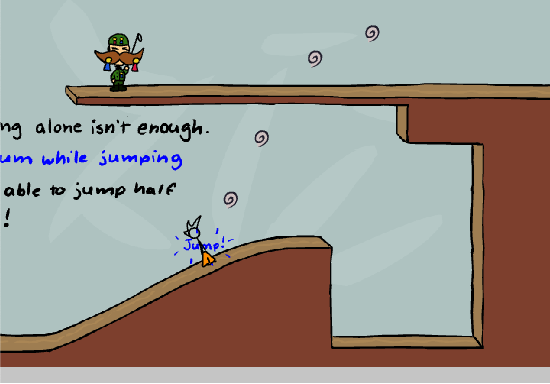
#> input picture test_images/test_image5.png, 550 x 384 px
$ python track_swirlies.py
#> lines starting #> are read from the running program, lines starting #| are printed output that depends on the picture
import cv2
import numpy as np
from scipy.optimize import linear_sum_assignment

def track_swirlies(observation, template, prev_swirlies, prev_swirlies_ids=None, next_id=0, print_to_terminal=False):
    """
    Tracks swirlies in the given observation using template matching.

    Args:
        observation (numpy.ndarray): The current frame of the game.
        template (numpy.ndarray): The template image of the swirly to match.
        prev_swirlies (list): List of positions of swirlies in the previous frame.
        prev_swirlies_ids (list): List of unique identifiers for swirlies in the previous frame.
        next_id (int): The next available unique identifier for a new swirly.
        print_to_terminal (bool): Flag to control printing to the terminal.

    Returns:
        num_swirlies (int): The num_swirlies based on the presence of swirlies.
        current_swirlies (list): List of positions of swirlies in the current frame.
        collected_swirlies (int): Number of swirlies collected.
        current_swirlies_ids (list): List of unique identifiers for swirlies in the current frame.
        next_id (int): The next available unique identifier for a new swirly.
    """
    if prev_swirlies_ids is None:
        prev_swirlies_ids = []

    # Ensure observation is a valid NumPy array
    observation = np.array(observation, dtype=np.uint8)

    # Convert the observation to grayscale if it's not already
    if len(observation.shape) == 3:
        observation_gray = cv2.cvtColor(observation, cv2.COLOR_BGR2GRAY)
    else:
        observation_gray = observation

    # Convert the template to grayscale
    gray_template = cv2.cvtColor(template, cv2.COLOR_BGR2GRAY)

    # Perform template matching
    result = cv2.matchTemplate(observation_gray, gray_template, cv2.TM_CCOEFF_NORMED)

    # Define a threshold for detecting the swirly
    threshold = 0.8

    # Find all locations where the match exceeds the threshold
    locations = np.where(result >= threshold)

    # Initialize num_swirlies and collected swirlies count
    num_swirlies = 0
    collected_swirlies = 0

    # Define the size of the box
    box_size = 7

    # Define the frame rectangle (e.g., 3% margin from each side)
    margin = 0.03
    frame_rect = (
        int(observation.shape[1] * margin),  # left
        int(observation.shape[0] * (margin + 0.02)),  # top
        int(observation.shape[1] * (1 - margin)),  # right
        int(observation.shape[0] * (1 - margin - 0.07))  # bottom
    )

    if print_to_terminal:
        # Draw the frame rectangle (for visualization)
        cv2.rectangle(observation, (frame_rect[0], frame_rect[1]), (frame_rect[2], frame_rect[3]), (255, 0, 0), 2)

    # Prepare bounding boxes and confidence scores for NMS
    boxes = []
    confidences = []

    for pt in zip(*locations[::-1]):
        box = [pt[0], pt[1], box_size, box_size]
        boxes.append(box)
        confidences.append(result[pt[1], pt[0]])

    # Convert to numpy arrays
    boxes = np.array(boxes)
    confidences = np.array(confidences)

    # Apply Non-Maximum Suppression (NMS)
    indices = cv2.dnn.NMSBoxes(boxes.tolist(), confidences.tolist(), score_threshold=threshold, nms_threshold=0.3)

    # Initialize list of current swirlies and their unique identifiers
    current_swirlies = []
    current_swirlies_ids = []

    # Check if any swirlies are on screen
    for i in indices:
        box = boxes[i]
        pt = (box[0], box[1])
        current_swirlies.append(pt)

    # Calculate collected swirlies using the Hungarian algorithm
    if prev_swirlies:
        cost_matrix = np.zeros((len(prev_swirlies), len(current_swirlies)))
        for i, prev_pt in enumerate(prev_swirlies):
            for j, curr_pt in enumerate(current_swirlies):
                cost_matrix[i, j] = np.linalg.norm(np.array(prev_pt) - np.array(curr_pt))

        row_ind, col_ind = linear_sum_assignment(cost_matrix)

        matched_prev_ids = set()
        matched_curr_ids = set()

        for i, j in zip(row_ind, col_ind):
            if cost_matrix[i, j] < box_size:
                current_swirlies_ids.append(prev_swirlies_ids[i])
                matched_prev_ids.add(i)
                matched_curr_ids.add(j)

        for i in range(len(prev_swirlies)):
            if i not in matched_prev_ids:
                # Check if the swirly was on screen and is now off screen or disappeared
                if frame_rect[0] <= prev_swirlies[i][0] <= frame_rect[2] and frame_rect[1] <= prev_swirlies[i][1] <= frame_rect[3]:
                    collected_swirlies += 1

        for j in range(len(current_swirlies)):
            if j not in matched_curr_ids:
                current_swirlies_ids.append(next_id)
                next_id += 1
    else:
        for pt in current_swirlies:
            current_swirlies_ids.append(next_id)
            next_id += 1

    # Draw rectangles and labels for visualization
    if print_to_terminal:
        for pt, swirly_id in zip(current_swirlies, current_swirlies_ids):
            cv2.rectangle(observation, pt, (pt[0] + box_size, pt[1] + box_size), (0, 255, 0), 2)
            cv2.putText(observation, str(swirly_id), (pt[0], pt[1] - 10), cv2.FONT_HERSHEY_SIMPLEX, 0.5, (0, 255, 0), 2)
            print(f"Swirly on screen at: {pt} with ID: {swirly_id}")

    num_swirlies = len(current_swirlies)  # Number of detected swirlies
    # Print the number of swirlies detected
    if print_to_terminal:
        print(f"Number of swirlies detected: {num_swirlies}")
        print(f"Number of swirlies collected: {collected_swirlies}")

        # Display the observation with detected swirlies (for visualization)
        cv2.imshow("Detected Swirlies", observation)
        cv2.waitKey(0)  # Wait indefinitely until a key is pressed
        cv2.destroyAllWindows()

    return num_swirlies, current_swirlies, collected_swirlies, current_swirlies_ids, next_id

# Example usage
if __name__ == "__main__":
    # Load example observations (frames) and template image
    observations = [
        cv2.imread("test_images/test_image5.png"),
        cv2.imread("test_images/test_image6.png")
    ]
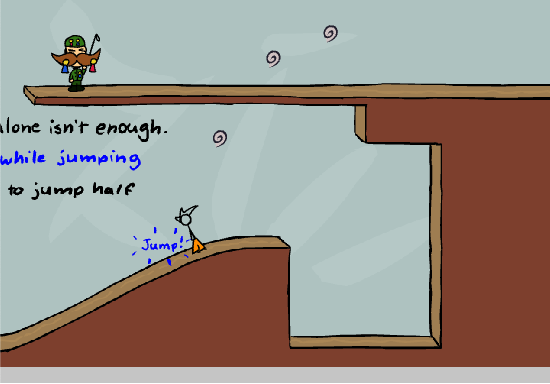
#> input picture test_images/test_image6.png, 550 x 384 px
    observations2 = [
        cv2.imread("test_images/test_image7.png"),
        cv2.imread("test_images/test_image8.png"),
        cv2.imread("test_images/test_image9.png"),
        cv2.imread("test_images/test_image10.png"),
        cv2.imread("test_images/test_image11.png")
    ]
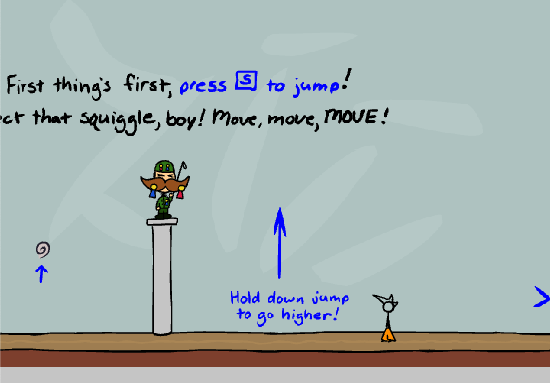
#> input picture test_images/test_image7.png, 550 x 384 px
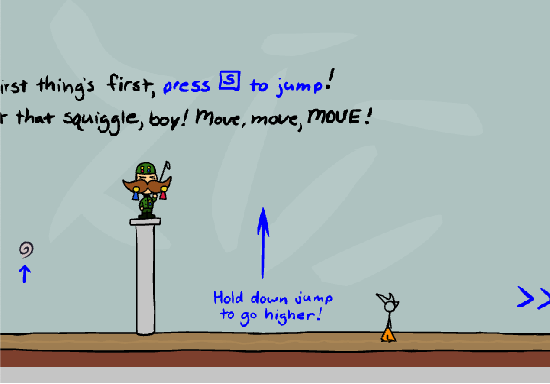
#> input picture test_images/test_image8.png, 550 x 384 px
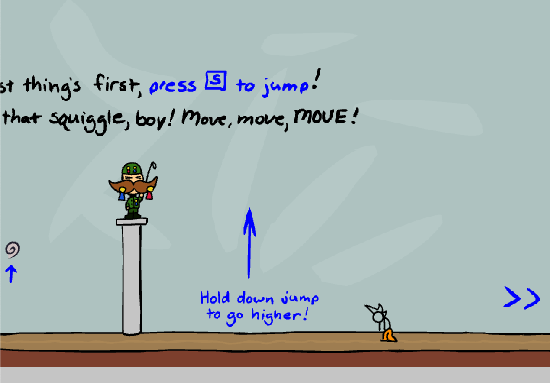
#> input picture test_images/test_image9.png, 550 x 384 px
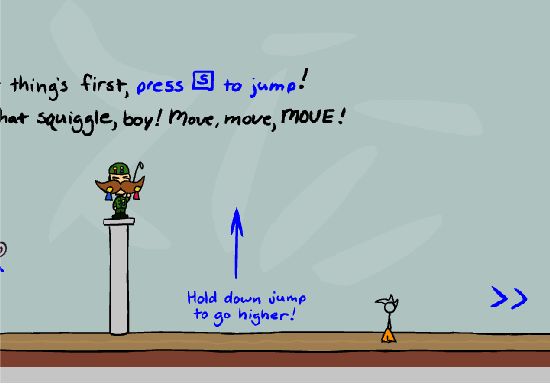
#> input picture test_images/test_image10.png, 550 x 384 px

    template = cv2.imread("swirly.png")

    # Initialize previous swirlies list and their unique identifiers
    prev_swirlies = []
    prev_swirlies_ids = []
    next_id = 0

    # Loop through each observation and track swirlies
    for i, observation in enumerate(observations2):
        gray_observation = cv2.cvtColor(observation, cv2.COLOR_BGR2GRAY)

#> (the run stopped early here; a loop or call above may not have finished)
